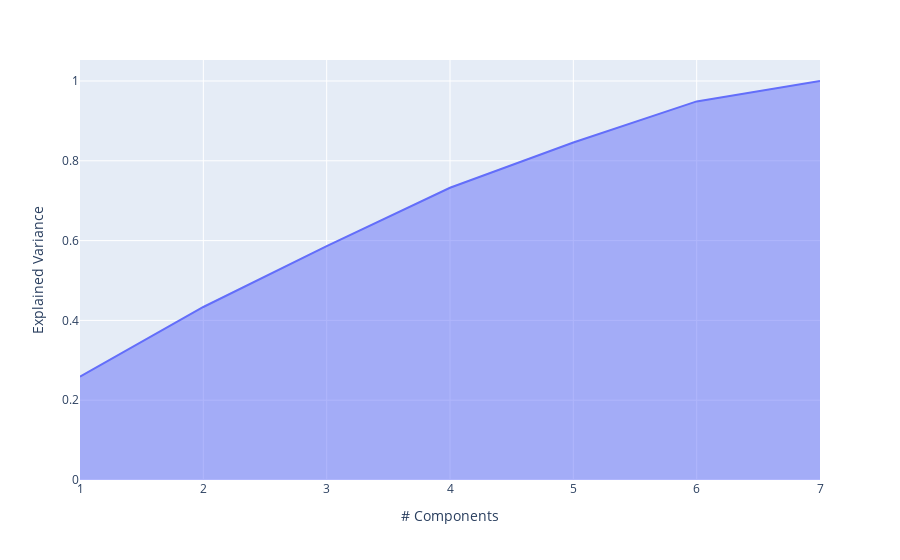

Here is the notebook cell this chart was saved with:
### Code cell
pca = PCA()
pca.fit(df_z)
exp_var_cumul = np.cumsum(pca.explained_variance_ratio_)

px.area(
    x=range(1, exp_var_cumul.shape[0] + 1),
    y=exp_var_cumul,
    labels={"x": "# Components", "y": "Explained Variance"}
)

### Figure 1 — Plotly figure (JSON) as saved in the notebook; plotly's stock layout.template omitted (floating-point values rounded to 4 significant figures)
{"data": [{"hovertemplate": "# Components=%{x}<br>Explained Variance=%{y}<extra></extra>", "legendgroup": "", "line": {"color": "#636efa"}, "mode": "lines", "name": "", "orientation": "v", "showlegend": false, "stackgroup": "1", "type": "scatter", "x": [1, 2, 3, 4, 5, 6, 7], "xaxis": "x", "y": [0.259, 0.4336, 0.5862, 0.7325, 0.846, 0.9488, 1.0], "yaxis": "y"}], "layout": {"autosize": true, "legend": {"tracegroupgap": 0}, "margin": {"t": 60}, "xaxis": {"anchor": "y", "autorange": true, "domain": [0, 1], "range": [1, 7], "title": {"text": "# Components"}, "type": "linear"}, "yaxis": {"anchor": "x", "autorange": true, "domain": [0, 1], "range": [0, 1.053], "title": {"text": "Explained Variance"}, "type": "linear"}}}
